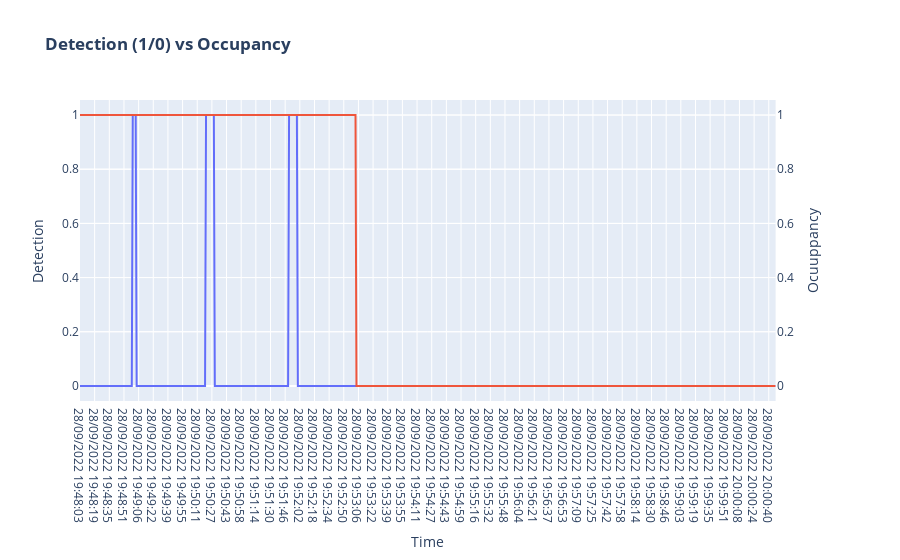

Notebook cell for this chart:
### Code cell
fig = make_subplots(specs=[[{"secondary_y": True}]])
fig.add_trace(
    go.Scatter(x=data['time'], y=data['Detection']),
    secondary_y=False,
)
fig.add_trace(
    go.Scatter(x=data['time'], y=data['label']),
    secondary_y=True)
fig.update_layout(
    title_text="<b>Detection (1/0) vs Occupancy</b>"
)

# Set x-axis title
fig.update_xaxes(title_text="Time")

# Set y-axes titles
fig.update_yaxes(title_text="Detection", secondary_y=False)
fig.update_yaxes(title_text="Ocuuppancy", secondary_y=True)
fig.update_layout(showlegend=False)
fig.show()

### Figure 1 — Plotly figure (JSON) as saved in the notebook; plotly's stock layout.template omitted (floating-point values rounded to 4 significant figures; data arrays with more than 128 entries replaced by an {"elided": "..."} marker saying what was removed)
{"data": [{"type": "scatter", "x": {"elided": "713 str values"}, "xaxis": "x", "y": {"elided": "713 int values"}, "yaxis": "y"}, {"type": "scatter", "x": {"elided": "713 str values"}, "xaxis": "x", "y": {"elided": "713 int values"}, "yaxis": "y2"}], "layout": {"showlegend": false, "title": {"text": "<b>Detection (1/0) vs Occupancy</b>"}, "xaxis": {"anchor": "y", "domain": [0, 0.94], "title": {"text": "Time"}}, "yaxis": {"anchor": "x", "domain": [0, 1], "title": {"text": "Detection"}}, "yaxis2": {"anchor": "x", "overlaying": "y", "side": "right", "title": {"text": "Ocuuppancy"}}}}
